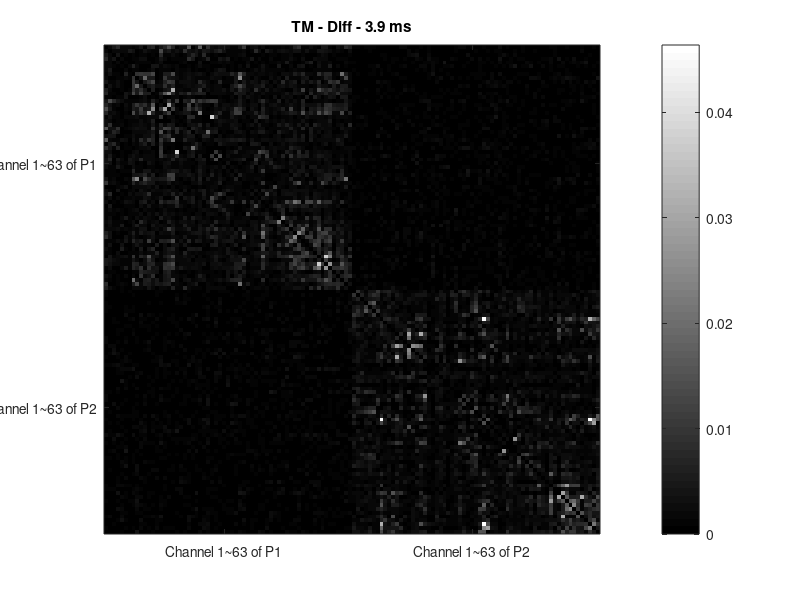
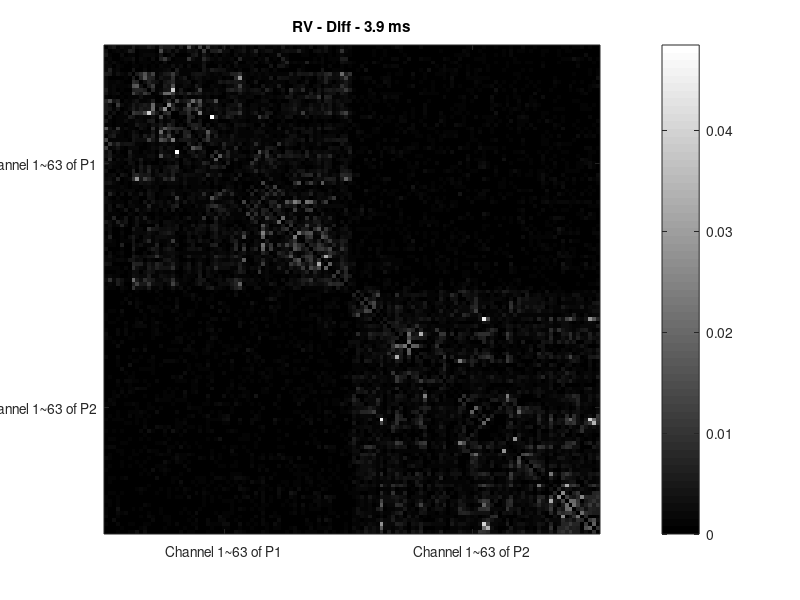
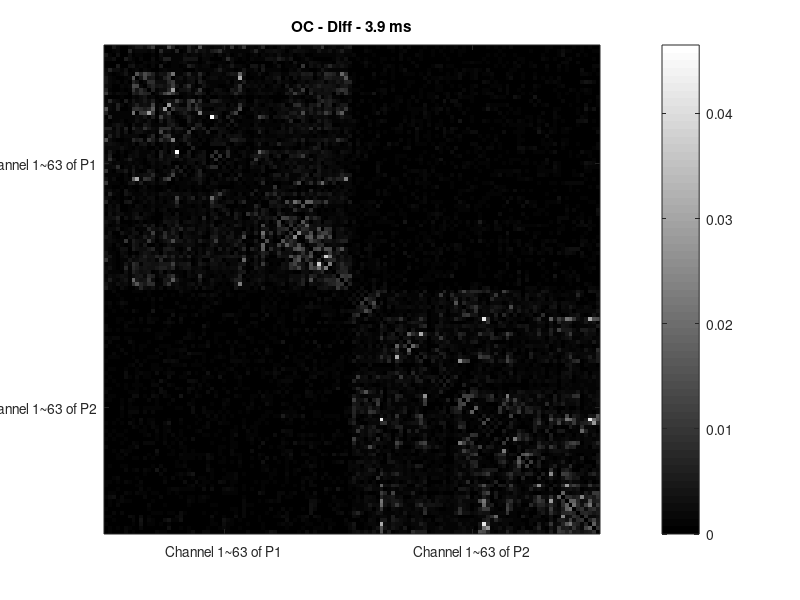
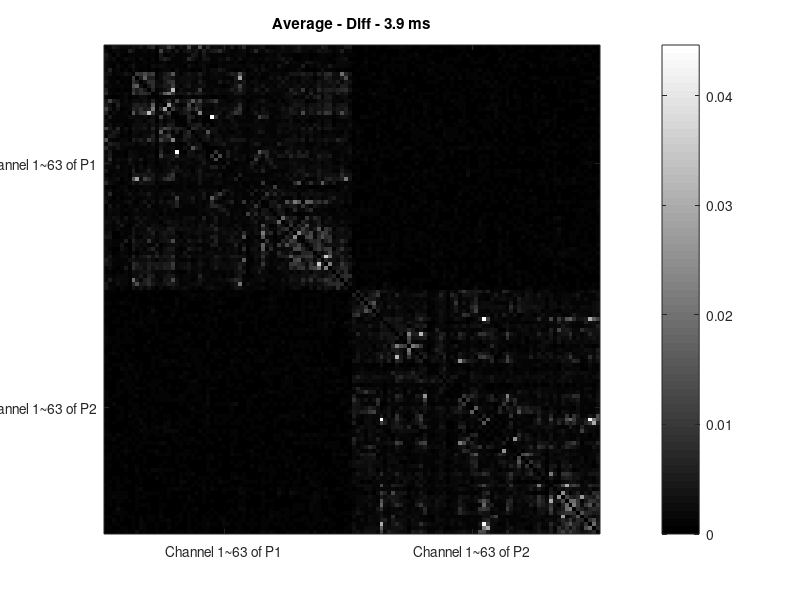

Reproduce these figures in MATLAB, in order.
%source localized data
%TM
tm_tri = zeros(126,126);
p1_tm = load('p1_phi_TM.mat');
p2_tm = load('p2_phi_TM.mat');
cross_tm = load('cross_phi_TM.mat');
p1_tm_phi = p1_tm.phi;
p2_tm_phi = p2_tm.phi;
cross_tm_phi = cross_tm.phi;
tm_tri(1:63,1:63) = p1_tm_phi;
tm_tri(1:63,64:126) = cross_tm_phi;
tm_tri(64:126,64:126) = p2_tm_phi;
for i = 2:126
    for j = 1:i-1
        tm_tri(i,j) = tm_tri(j,i);
    end
end
figure(1);imagesc(tm_tri);colormap(gray);colorbar;
set(gca,'xtick',[31,94]);set(gca,'ytick',[31,94])
set(gca,'xticklabel',{'Channel 1~63 of P1','Channel 1~63 of P2'});set(gca,'yticklabel',{'Channel 1~63 of P1','Channel 1~63 of P2'});
title('TM - Diff - 3.9 ms')
saveas(1,'TM.jpg')
%RV
rv_tri = zeros(126,126);
p1_rv = load('p1_phi_RV.mat');
p2_rv = load('p2_phi_RV.mat');
cross_rv = load('cross_phi_RV.mat');
p1_rv_phi = p1_rv.phi;
p2_rv_phi = p2_rv.phi;
cross_rv_phi = cross_rv.phi;
rv_tri(1:63,1:63) = p1_rv_phi;
rv_tri(1:63,64:126) = cross_rv_phi;
rv_tri(64:126,64:126) = p2_rv_phi;
for i = 2:126
    for j = 1:i-1
        rv_tri(i,j) = rv_tri(j,i);
    end
end
figure(2);imagesc(rv_tri);colormap(gray);colorbar;
set(gca,'xtick',[31,94]);set(gca,'ytick',[31,94])
set(gca,'xticklabel',{'Channel 1~63 of P1','Channel 1~63 of P2'});set(gca,'yticklabel',{'Channel 1~63 of P1','Channel 1~63 of P2'});
title('RV - Diff - 3.9 ms')
saveas(2,'RV.jpg')
%OC
oc_tri = zeros(126,126);
p1_oc = load('p1_phi_OC.mat');
p2_oc = load('p2_phi_OC.mat');
cross_oc = load('cross_phi_OC.mat');
p1_oc_phi = p1_oc.phi;
p2_oc_phi = p2_oc.phi;
cross_oc_phi = cross_oc.phi;
oc_tri(1:63,1:63) = p1_oc_phi;
oc_tri(1:63,64:126) = cross_oc_phi;
oc_tri(64:126,64:126) = p2_oc_phi;
for i = 2:126
    for j = 1:i-1
        oc_tri(i,j) = oc_tri(j,i);
    end
end
figure(3);imagesc(oc_tri);colormap(gray);colorbar;
set(gca,'xtick',[31,94]);set(gca,'ytick',[31,94])
set(gca,'xticklabel',{'Channel 1~63 of P1','Channel 1~63 of P2'});set(gca,'yticklabel',{'Channel 1~63 of P1','Channel 1~63 of P2'});
title('OC - Diff - 3.9 ms')
saveas(3,'OC.jpg')
%Average
ave_tri = (tm_tri+rv_tri+oc_tri)/3;
figure(4);imagesc(ave_tri);colormap(gray);colorbar;
set(gca,'xtick',[31,94]);set(gca,'ytick',[31,94])
set(gca,'xticklabel',{'Channel 1~63 of P1','Channel 1~63 of P2'});set(gca,'yticklabel',{'Channel 1~63 of P1','Channel 1~63 of P2'});
title('Average - Diff - 3.9 ms')
saveas(4,'Average.jpg')

save('brch-diff-tm-170722.mat','tm_tri');
save('brch-diff-rv-170722.mat','rv_tri');
save('brch-diff-oc-170722.mat','oc_tri');
save('brch-diff-ave-170722.mat','ave_tri')